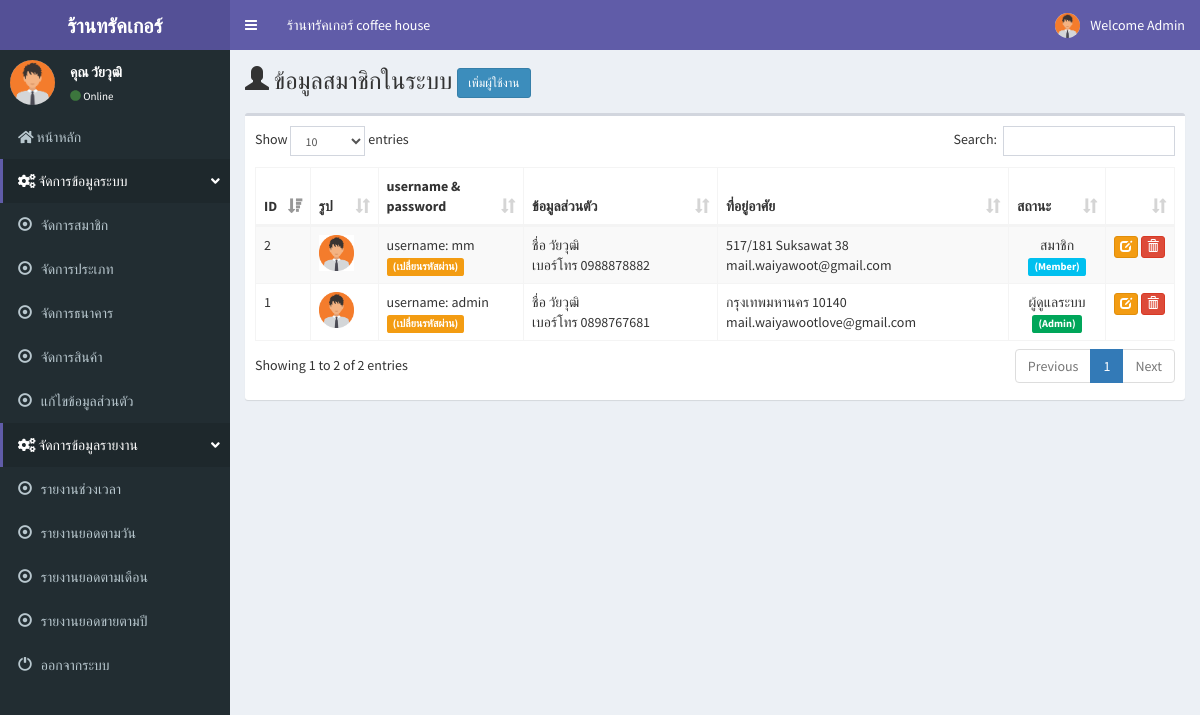
/admin/member.php (signed in), run on the app's committed database.
### tables this page shows
CREATE TABLE `tbl_member` (
  `member_id` int(11) NOT NULL,
  `m_user` varchar(20) NOT NULL,
  `m_pass` varchar(20) NOT NULL,
  `m_level` varchar(50) NOT NULL,
  `m_name` varchar(100) NOT NULL,
  `m_email` varchar(100) NOT NULL,
  `m_tel` varchar(20) NOT NULL,
  `m_address` varchar(200) NOT NULL,
  `m_img` varchar(250) NOT NULL,
  `date_save` timestamp NOT NULL DEFAULT CURRENT_TIMESTAMP
);

### admin/member_list.php (the view, shortened to what this page needs)
<?php
$query = "
SELECT * FROM tbl_member
ORDER BY member_id DESC" or die("Error:" . mysqli_error());
$result = mysqli_query($con, $query);
echo '<table id="example1" class="table table-bordered table-striped">';
  echo "<thead>";
    echo "<tr class=''>
      <th width='5%'>ID</th>
      <th width='7%' class='hidden-xs'>รูป</th>
      <th width='15%' class='hidden-xs'>username & password</th>
      <th width='20%'>ข้อมูลส่วนตัว</th>
      <th width='30%'>ที่อยู่อาศัย</th>
      <th width='10%' class='hidden-xs'>สถานะ</th>
      <th width='7%'></th>
    </tr>";
  echo "</thead>";
  while($row = mysqli_fetch_array($result)) {
    $st = $row["m_level"];
    echo "<tr>";
    echo "<td>" .$row["member_id"] .  "</td> ";
    echo "<td class='hidden-xs'>"."<img src='../m_img/".$row['m_img']."' width='70%'>"."</td>";
    echo "<td class='hidden-xs'> username: ".$row["m_user"]
    ."<br>"."<a href='resetpass_admin.php?member_id=".$row['member_id']."'><span class='label label-warning'>(เปลี่ยนรหัสผ่าน)</span></a></td> ";
    echo "<td> ชื่อ ".$row["m_name"]
    ."<br> เบอร์โทร ".$row["m_tel"]
    ."</td> ";
    echo "<td>" .$row["m_address"] ."<br>mail.".$row["m_email"].  "</td> ";
       echo "<td class='hidden-xs' align='center'>";
        if ($st == 'admin') {
          echo "ผู้ดูแลระบบ"."<br> <span class='label label-success'>(Admin)</span>";
        }elseif($st == 'member') {
          echo "สมาชิก"."<br> <span class='label label-info'>(Member)</span>";
        }
        echo "</td> ";
    echo "<td><a href='member.php?act=edit&ID=$row[member_id]' class='btn btn-warning btn-xs'><span class='glyphicon glyphicon-edit'></span></a>
          <a href='member_del_db.php?ID=$row[member_id]' onclick=\"return confirm('ยันยันการลบ')\" class='btn btn-danger btn-xs'><span class='glyphicon glyphicon-trash'></span></a>
    </td> ";
  }
echo "</table>";
?>

### admin/menutop.php (shortened to what this page needs)
<header class="main-header">
  <a href="" class="logo">
    <span class="logo-lg"><b>ร้านทรัคเกอร์
    </b></span>
  </a>
  <nav class="navbar navbar-static-top" role="navigation">
    <a href="#" class="sidebar-toggle" data-toggle="push-menu" role="button">
    </a>
    <div class="navbar-custom-menu">
      <ul class="nav navbar-nav">
         <li class="dropdown user user-menu">
              <a href="#" class="dropdown-toggle" data-toggle="dropdown">
                <img src="../m_img/<?php echo $row['m_img'];?>" width="25" height="25" class="img-circle user-image" alt="User Image">
                <span class="hidden-xs">Welcome Admin</span>
              </a>
            </li>
      </ul>
    </div>
        <div class="collapse navbar-collapse pull-left" id="navbar-collapse">
          <ul class="nav navbar-nav">
             <li><a href="index.php">ร้านทรัคเกอร์ coffee house</a></li>
              </ul>
        </div>
  </nav>
</header>

### admin/menu_l.php
 <aside class="main-sidebar">
  <section class="sidebar">
    <div class="user-panel">
      <div class="pull-left image">
        <img src="../m_img/<?php echo $m_img; ?>" class="img-circle" alt="User Image">
      </div>
      <div class="pull-left info">
        <p>คุณ <?php echo $m_name; ?></p>
        <a href="#"><i class="fa fa-circle text-success"></i> Online</a>
      </div>
    </div>
    <ul class="sidebar-menu" data-widget="tree">
        <li>
        <a href="index.php"><i class="fa fa-home"></i>
          <span> หน้าหลัก</span>
        </a>
      </li>
           <li class="active">
        <a href=""><i class="fa fa-cogs"></i> <span>จัดการข้อมูลระบบ</span>
        <span class="pull-right-container">
          <i class="fa fa-angle-down pull-right"></i>
        </span>
      </a>
    </li>
      <li>
        <a href="member.php"><i class="glyphicon glyphicon-record"></i>
          <span> จัดการสมาชิก</span>
        </a>
      </li>
      <li>
        <a href="type.php"><i class="glyphicon glyphicon-record"></i>
          <span> จัดการประเภท </span>
        </a>
      </li>
      <li>
        <li>
        <a href="bank.php"><i class="glyphicon glyphicon-record"></i>
          <span> จัดการธนาคาร </span>
        </a>
      </li>
      <li>
        <a href="product.php"><i class="glyphicon glyphicon-record"></i>
          <span> จัดการสินค้า </span>
        </a>
      </li>
        <li>
        <a href="member_profile.php"><i class="glyphicon glyphicon-record"></i>
          <span> แก้ไขข้อมูลส่วนตัว </span>
        </a>
      </li>
           <li class="active">
        <a href=""><i class="fa fa-cogs"></i> <span>จัดการข้อมูลรายงาน</span>
        <span class="pull-right-container">
          <i class="fa fa-angle-down pull-right"></i>
        </span>
      </a>
        <li>
        <a href="report.php"><i class="glyphicon glyphicon-record"></i>
          <span> รายงานช่วงเวลา </span>
        </a>
      </li>
         <li>
        <a href="report_d.php"><i class="glyphicon glyphicon-record"></i>
          <span> รายงานยอดตามวัน </span>
        </a>
      </li>
      <li>
        <a href="report_m.php"><i class="glyphicon glyphicon-record"></i>
          <span> รายงานยอดตามเดือน </span>
        </a>
      </li>
      <li>
        <a href="report_y.php"><i class="glyphicon glyphicon-record"></i>
          <span> รายงานยอดขายตามปี </span>
        </a>
      </li>
      <li>
        <a href="../logout.php" onclick="return confirm('คุณต้องการออกจากระบบหรือไม่ ?');"><i class="glyphicon glyphicon-off"></i>
          <span> ออกจากระบบ</span>
        </a>
      </li>
    </ul>
  </section>
</aside>

### data on the page
tbl_member: m_img (picture), m_name "วัยวุฒิ", member_id "1", m_user "admin", m_tel "0898767681", m_address "กรุงเทพมหานคร 10140", m_email "waiyawootlove@gmail.com", m_level "ผู้ดูแลระบบ"
tbl_member: member_id "2", m_img (picture), m_user "mm", m_name "วัยวุฒิ", m_tel "0988878882", m_address "517/181 Suksawat 38", m_email "waiyawoot@gmail.com", m_level "สมาชิก"
